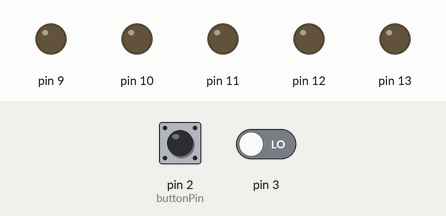
Simulated run of this sketch. Board: Arduino Uno, built with avr-gcc and run on an emulated ATmega328P. On the bench: output pins drawn as LEDs (lit = HIGH). The inputs (shaded band) are chosen by the test bench; at power-on: pin 2 (buttonPin) LOW, pin 3 LOW.

Above: at 1.2 s.
1.3 s: pin 2 (buttonPin) pulled HIGH for 0.15 s
At 2.1 s:
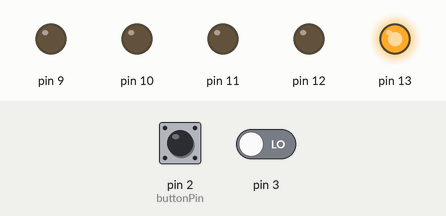
4.4 s: pin 2 (buttonPin) pulled HIGH for 1 s
At 5.9 s:
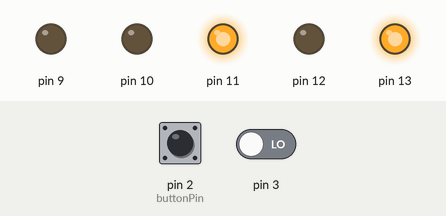
7.9 s: pin 2 (buttonPin) pulled HIGH for 3.2 s
At 13.1 s:
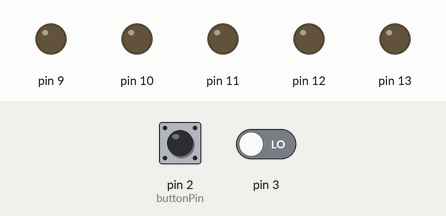
13.4 s: pin 2 (buttonPin) driven HIGH and pin 3 driven HIGH
At 15.1 s:
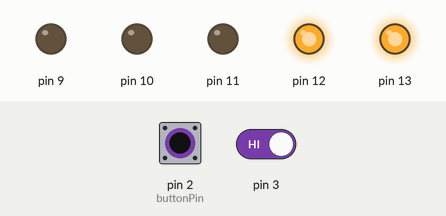
15.9 s: pin 3 driven LOW
At 17.8 s:
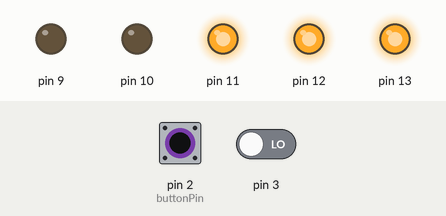
Timing chart, 0 to 18.9 s (numbered marks = the images above; inputs shaded):
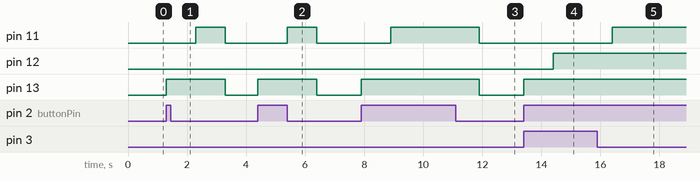

Measured:
- after the input at 1.3 s, pin 11: LOW → HIGH after 1.0 s, → LOW 1.0 s later; pin 13: LOW → HIGH at once, → LOW 2.0 s later
- after the input at 4.4 s, pin 11: LOW → HIGH after 1.0 s, → LOW 1.0 s later; pin 13: LOW → HIGH at once, → LOW 2.0 s later
- after the input at 7.9 s, pin 11: LOW → HIGH after 1.0 s, → LOW 3.0 s later; pin 13: LOW → HIGH at once, → LOW 4.0 s later
- after the input at 13.4 s, pin 12: LOW → HIGH after 1.0 s; pin 13: LOW → HIGH at once
- after the input at 15.9 s, pin 11: LOW → HIGH after 0.50 s

The sketch:

arduinoCheckButtonPress.ino
```cpp
const int buttonPin = 2;

int buttonState = 0;
int buttonStateTwo = 0;

void setup() {
  pinMode(13, OUTPUT);
  pinMode(12, OUTPUT);
  pinMode(11, OUTPUT);
  pinMode(10, OUTPUT);
  pinMode(9, OUTPUT);
  pinMode(buttonPin, INPUT);
  pinMode(3, INPUT);
}

void loop() {
  buttonState = digitalRead(buttonPin);
  if (buttonState == HIGH) {
    digitalWrite(13, HIGH);
    delay(1000);
	buttonStateTwo = digitalRead(3);
    if (buttonStateTwo == HIGH){
   	 digitalWrite(12,HIGH);
   	 delay(1000);

    }else {
     digitalWrite(11,HIGH);
   	 delay(1000);
    }

  } else {
    digitalWrite(13, LOW);
    digitalWrite(12,LOW);
    digitalWrite(11,LOW);
    digitalWrite(10,LOW);
    digitalWrite(9,LOW);
  }
}
```
